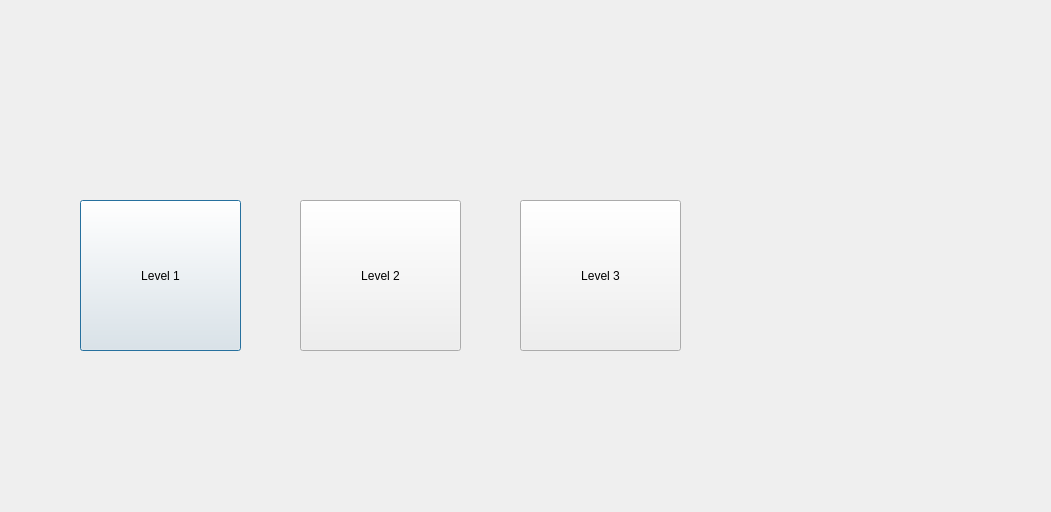
<?xml version="1.0" encoding="UTF-8"?>
<ui version="4.0">
 <class>Programming_levels</class>
 <widget class="QDialog" name="Programming_levels">
  <property name="geometry">
   <rect>
    <x>0</x>
    <y>0</y>
    <width>1051</width>
    <height>512</height>
   </rect>
  </property>
  <property name="windowTitle">
   <string>Dialog</string>
  </property>
  <widget class="QPushButton" name="progLevel1">
   <property name="geometry">
    <rect>
     <x>80</x>
     <y>200</y>
     <width>161</width>
     <height>151</height>
    </rect>
   </property>
   <property name="text">
    <string>Level 1</string>
   </property>
  </widget>
  <widget class="QPushButton" name="progLevel2">
   <property name="geometry">
    <rect>
     <x>300</x>
     <y>200</y>
     <width>161</width>
     <height>151</height>
    </rect>
   </property>
   <property name="text">
    <string>Level 2</string>
   </property>
  </widget>
  <widget class="QPushButton" name="progLevel3">
   <property name="geometry">
    <rect>
     <x>520</x>
     <y>200</y>
     <width>161</width>
     <height>151</height>
    </rect>
   </property>
   <property name="text">
    <string>Level 3</string>
   </property>
  </widget>
 </widget>
 <resources/>
 <connections/>
</ui>
